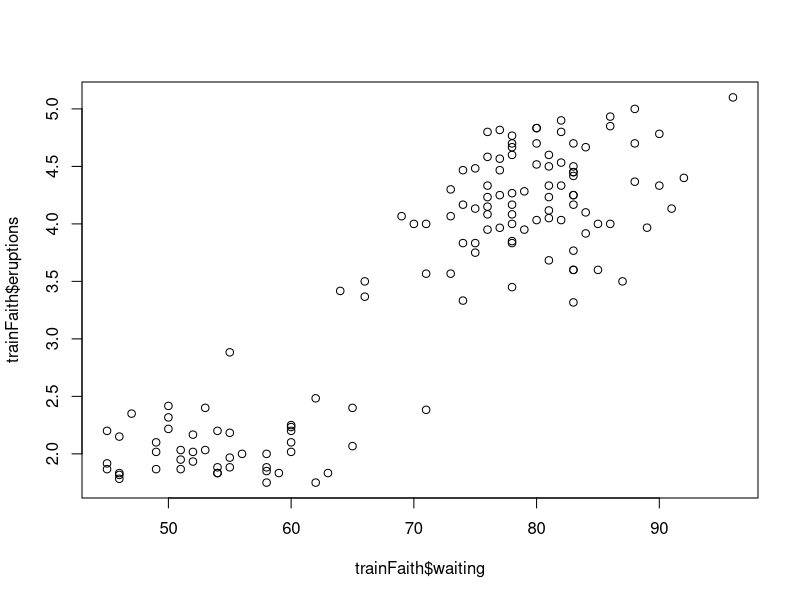
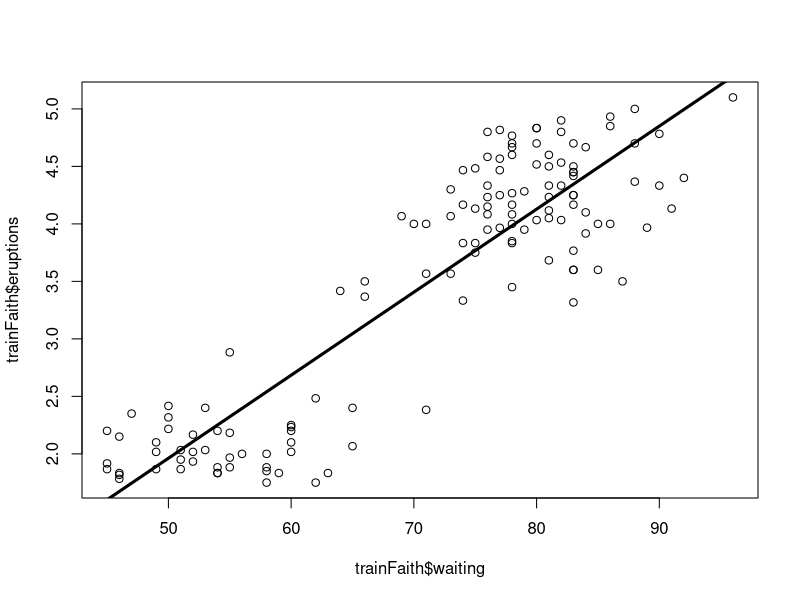
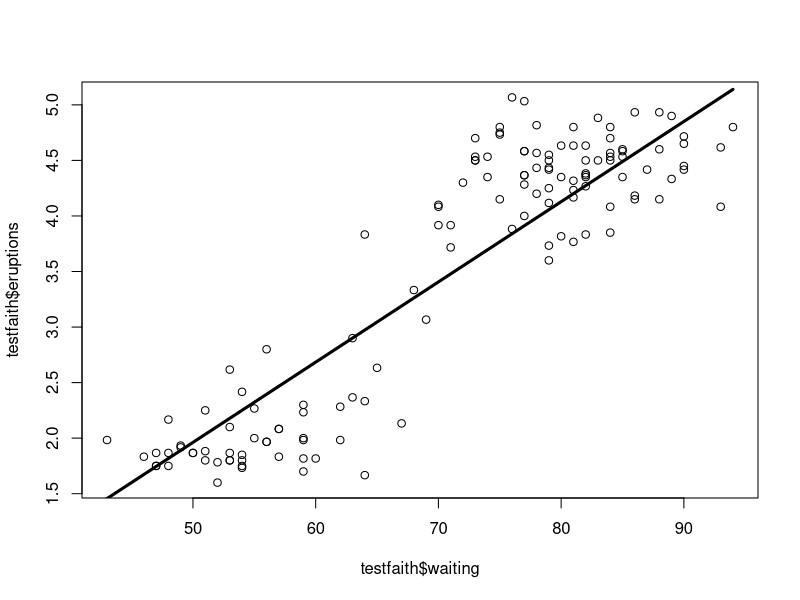
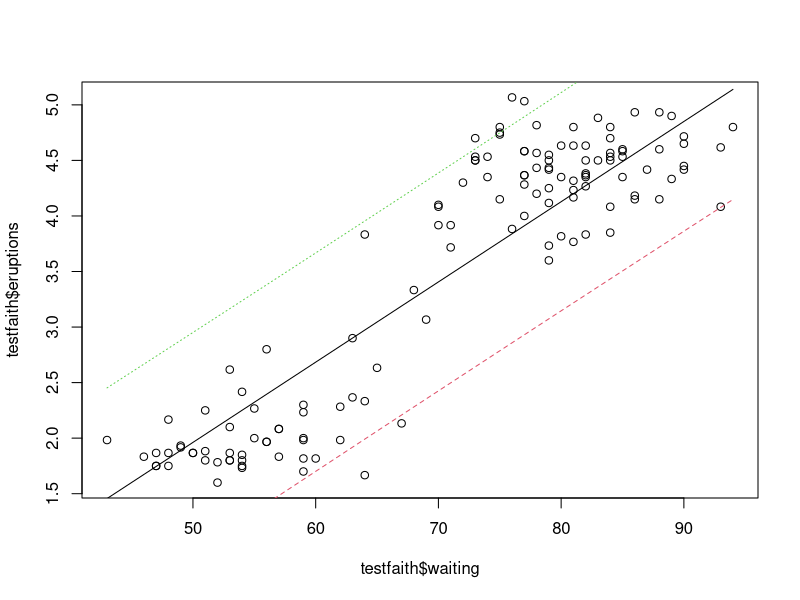

Here is the R script that generated these plots, in order:
#Linear Regressions
#Old Faithful

library(caret)

data("faithful")

#enable reproducability
set.seed(333)

#create training and test sets
intrain<-createDataPartition(y=faithful$waiting, p=.5, list=FALSE)
trainFaith <-faithful[intrain, ] 
testfaith<-faithful[-intrain,]

head(trainFaith)

#plot to see that it looks linear!
plot(trainFaith$waiting, trainFaith$eruptions)

#Eruption duration = incercept term + constant(WaitingTime)+ error margin
lm1<-lm(eruptions ~waiting, data=trainFaith)

#~ means a function of everything to the right side of the ~
summary(lm1)

#Estimates - Intercept

plot(trainFaith$waiting, trainFaith$eruptions)
lines(trainFaith$waiting, lm1$fitted, lwd=3)

#Predict a new variable 
#ED = b0 + b1WT
#80 is the new waiting 
#coef calls those values we saw in summary
coef(lm1)[1]+coef(lm1)[2]*80

#or use the predict function
newdata <-data.frame(waiting=80)
predict(lm1, newdata)

#now plot the test data and draw the prediction line
plot(testfaith$waiting, testfaith$eruptions)
lines(testfaith$waiting, predict(lm1, newdata=testfaith), lwd=3)

#get training and test set errors
#Use root mean square error
#How close are the predicted values to the real values
#On train - should be close
sqrt(sum((lm1$fitted-trainFaith$eruptions)^2))

#Now RMSE on test
#get the differnence between predictions and actual data
sqrt(sum((predict(lm1,newdata=testfaith)-testfaith$eruptions)^2))

#The error on the test data is ALMOST always larger than the rate of the training data

#prediction intervals
pred1 <- predict(lm1, newdata=testfaith, interval="prediction")
ord <- order(testfaith$waiting)

plot(testfaith$waiting, testfaith$eruptions)
matlines(testfaith$waiting[ord], pred1[ord,], type='l')

#Now do this in the caret package
modFit <-train(eruptions ~ waiting, data=trainFaith, method="lm")
summary(modFit$finalModel)
#The summary shows 

#Often useful in combination with other models
# high error rate when not necessarily linear


